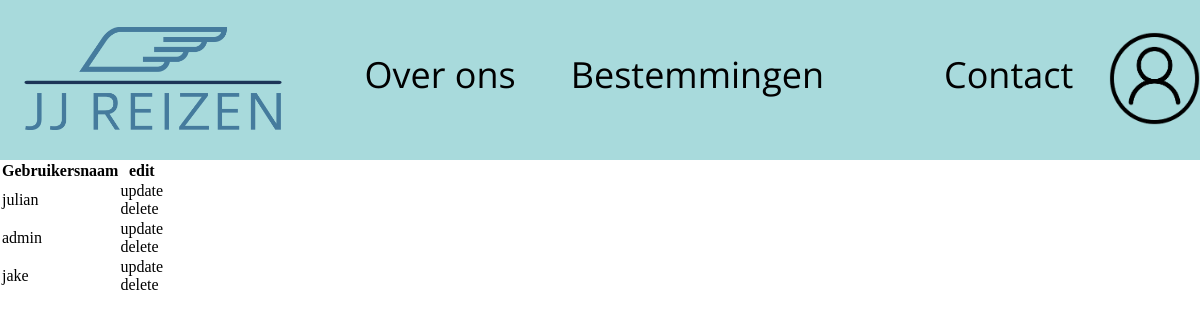
The page /users-inzien.php on the database its author committed.
### tables this page shows
CREATE TABLE `users` (
  `id` int(11) NOT NULL,
  `username` varchar(255) NOT NULL,
  `password` varchar(255) NOT NULL
);

### users-inzien.php (the view, shortened to what this page needs)
<?Php include_once('comp/header.php');
$data = $conn->query("SELECT * FROM users")->fetchAll();
?><table class="table-container">
    <tr>
        <th>Gebruikersnaam</th>
        <th>edit</th>
    </tr>
    <?php
    foreach ($data as $row) { ?>
            <tr>
                <td> <?php echo $row['username']; ?></td>
                <td>  <a href="update-users.php?id=<?php echo $row['id']; ?>">update</a> <br> <a href="delete-user.php?id=<?php echo $row['id']; ?>">delete</a> </td>
            </tr>
    <?php } ?>
</table>

### styling/style.css (style rules this page uses)
* { padding: 0; margin: 0; color: black; }
*:link { text-decoration: none; }
body { height: 100vh; width: 100%; }

### rows shown on the page
users: username "julian"
users: username "admin"
users: username "jake"
